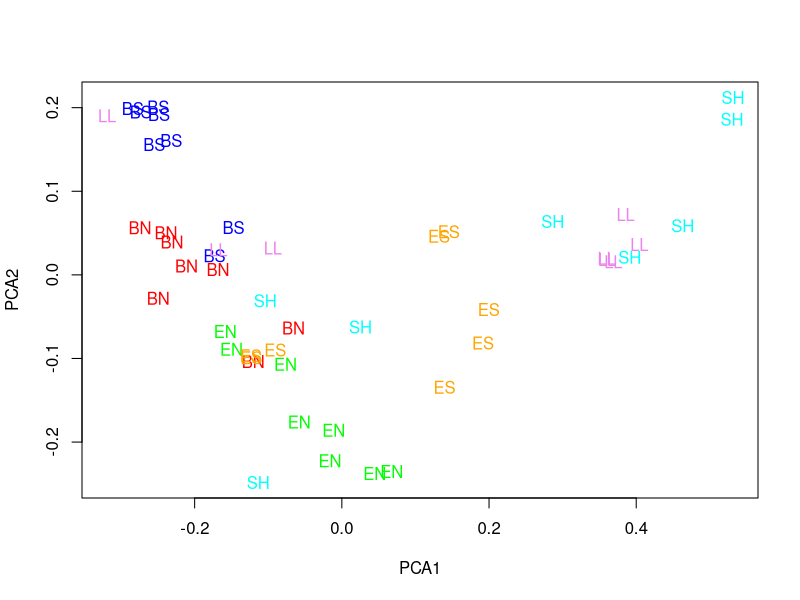
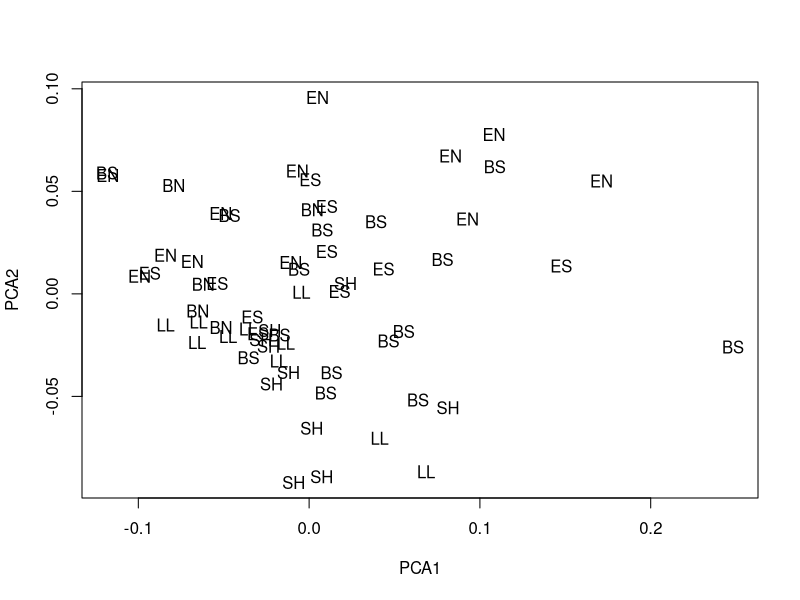
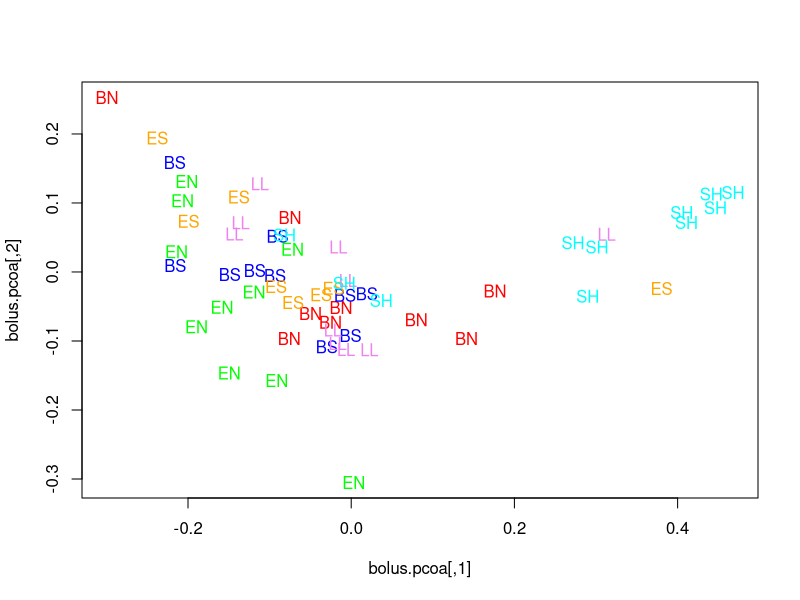

The R source for these figures, in order: (Note: this script raises an error after producing the figures.)
#This script looks at the differences in tree swallow chick fatty acids across sites and makes comparisons to bolus fatty acids, bug FAs, and seston FAs - script looks at seasonal trends in PUFAs in the seston, in the bugs and in birds.  Also does PCA to see if bugs, primary production, and birds all have similar FA profiles
#PTK 24 May 2014

library(vegan)

#load all fatty acid data
#load TS chick FA data
setwd('~/bugEmergenceProject')
chick.fa<-read.csv('tsFAs.csv')

#load bolus FAs
bolus.fa<-read.csv('bolusFAs.csv')

#load bug FAs
bug.fa<-read.csv('bugFAs_ug_mg.csv')

#load seston FAs
ses.fa<-read.csv('SES63_FAs.csv')

#load chick growth data
chickGrowth<-read.csv('chickGrowth_25Nov2013.csv')

#pcoa with seston data
#This looks at how the FA profiles across all sites and time points are different from each other
ses<-ses.fa[,6:52]
ses<-as.matrix(ses)

ses.dist<-vegdist(ses,method='bray')
ses.pcoa<-cmdscale(ses.dist)

plot(ses.pcoa,pch=19,cex=0,xlab='PCA1',ylab='PCA2',col=c(rep('red',8),rep('blue',8),rep('green',8),rep('orange',8),rep('violet',8),rep('cyan',8)))
text(ses.pcoa[,1],ses.pcoa[,2],ses.fa[,2],col=c(rep('red',8),rep('blue',8),rep('green',8),rep('orange',8),rep('violet',8),rep('cyan',8))) #It looks like there is strong grouping by river (ILR v UMR v Em.)

anosim(ses.dist,grouping=ses.fa[,2]) #sig. = 0.001

#Now try this with bird FA data
chickFA<-chick.fa[,as.numeric(c(17:63))]
chickFA<-as.matrix(chickFA)

chick.dist<-vegdist(chickFA,method='bray')
chick.pcoa<-cmdscale(chick.dist)

plot(chick.pcoa,cex=0,xlab='PCA1',ylab='PCA2') #No real grouping by site
text(chick.pcoa[,1],chick.pcoa[,2],chick.fa$Site_Abbrev)

summary(anosim(chick.dist,grouping=chick.fa$Site_Abbrev)) #significance = 0.001

#PCA with bolus data
bolusFA<-as.matrix(bolus.fa[,6:48])

bolus.dist<-vegdist(bolusFA)
bolus.pcoa<-cmdscale(bolus.dist)

plot(bolus.pcoa,cex=0)
text(bolus.pcoa[,1],bolus.pcoa[,2],bolus.fa$Site_Abbrev,col=c(rep('red',nrow(bolus.fa[bolus.fa$Site_Abbrev=='BN',])),rep('blue',nrow(bolus.fa[bolus.fa$Site_Abbrev=='BS',])),rep('green',nrow(bolus.fa[bolus.fa$Site_Abbrev=='EN',])),rep('orange',nrow(bolus.fa[bolus.fa$Site_Abbrev=='ES',])),rep('violet',nrow(bolus.fa[bolus.fa$Site_Abbrev=='LL',])),rep('cyan',nrow(bolus.fa[bolus.fa$Site_Abbrev=='SH',]))))

#Compare chick growth to fatty acids in bolus as well as in livers and seston FA concentration
#calculate averages for pufa, omega 3, epa, dha
#First, calculate average chick growth by site
chick.growth<-tapply(chickGrowth$Growth..g.d.,chickGrowth$Site_Abreviation,mean,na.rm=T)[-1] #calculate mean chick growth

#calculate average PUFA, epa, w3, and dha for bolus
avgBolus.pufa<-tapply(bolus.fa$PUFA,bolus.fa$Site_Abbrev,mean,na.rm=T)
seBolus.pufa<-tapply(bolus.fa$PUFA,bolus.fa$Site_Abbrev,std.error,na.rm=T)
avgBolus.epa<-tapply(bolus.fa$C22_5n3c,bolus.fa$Site_Abbrev,mean,na.rm=T)
seBolus.epa<-tapply(bolus.fa$C22_5n3c,bolus.fa$Site_Abbrev,std.error,na.rm=T)
avgBolus.w3<-tapply(bolus.fa$Omega3,bolus.fa$Site_Abbrev,mean,na.rm=T)
seBolus.w3<-tapply(bolus.fa$Omega3,bolus.fa$Site_Abbrev,std.error,na.rm=T)
avgBolus.dha<-tapply(bolus.fa$C22_6n3,bolus.fa$Site_Abbrev,mean,na.rm=T)
seBolus.dha<-tapply(bolus.fa$C22_6n3,bolus.fa$Site_Abbrev,std.error,na.rm=T)
plot(avgBolus.pufa,chick.growth)
summary(lm(chick.growth~avgBolus.pufa)) #r2=0.89 p=0.007

#do the same for TS chicks
avgChick.pufa<-tapply(chick.fa$PUFA,chick.fa$Site_Abbrev,mean,na.rm=T)
seChick.pufa<-tapply(chick.fa$PUFA,chick.fa$Site_Abbrev,std.error,na.rm=T)
avgChick.epa<-tapply(chick.fa$C22_5n3c,chick.fa$Site_Abbrev,mean,na.rm=T)
seChick.epa<-tapply(chick.fa$C22_5n3c,chick.fa$Site_Abbrev,std.error,na.rm=T)
avgChick.w3<-tapply(chick.fa$Omega3,chick.fa$Site_Abbrev,mean,na.rm=T)
seChick.w3<-tapply(chick.fa$Omega3,chick.fa$Site_Abbrev,std.error,na.rm=T)
avgChick.dha<-tapply(chick.fa$C22_6n3,chick.fa$Site_Abbrev,mean,na.rm=T)
seChick.dha<-tapply(chick.fa$C22_6n3,chick.fa$Site_Abbrev,std.error,na.rm=T)
plot(avgChick.pufa,chick.growth) #no relationship

#do the same for seston
avgSes.pufa<-tapply(ses.fa$PUFA,ses.fa$Site_Abbrev,mean,na.rm=T)
seSes.pufa<-tapply(ses.fa$PUFA,ses.fa$Site_Abbrev,std.error,na.rm=T)
avgSes.epa<-tapply(ses.fa$C22_5n3c,ses.fa$Site_Abbrev,mean,na.rm=T)
seSes.epa<-tapply(ses.fa$C22_5n3c,ses.fa$Site_Abbrev,std.error,na.rm=T)
avgSes.w3<-tapply(ses.fa$Omega3,ses.fa$Site_Abbrev,mean,na.rm=T)
seSes.w3<-tapply(ses.fa$Omega3,ses.fa$Site_Abbrev,std.error,na.rm=T)
avgSes.dha<-tapply(ses.fa$C22_6n3,ses.fa$Site_Abbrev,mean,na.rm=T)
seSes.dha<-tapply(ses.fa$C22_6n3,ses.fa$Site_Abbrev,std.error,na.rm=T)
plot(avgSes.pufa,chick.growth)
summary(lm(chick.growth~avgSes.pufa)) #r2=0.43 p=0.154 slope = -0.0088


#makes bar graphs of average PUFA, EPA, DHA, ALA, ARA, and LIN for seston, boli, and birds

#Barplot of comparisons among seston, bolus, and bird fatty acids
#start with PUFAs
pufa.table<-data.frame(avgSes.pufa,avgBolus.pufa,avgChick.pufa)
pufa.table<-t(pufa.table)
se.pufa.table<-data.frame(seSes.pufa,seBolus.pufa,seChick.pufa)
se.pufa.table<-t(se.pufa.table)
w3.table<-data.frame(avgSes.w3,avgBolus.w3,avgChick.w3)
w3.table<-t(w3.table)
se.w3.table<-data.frame(seSes.w3,seBolus.w3,seChick.w3)
se.w3.table<-t(se.w3.table)
epa.table<-data.frame(avgSes.epa,avgBolus.epa,avgChick.epa)
epa.table<-t(epa.table)
se.epa.table<-data.frame(seSes.epa,seBolus.epa,seChick.epa)
se.epa.table<-t(se.epa.table)
dha.table<-data.frame(avgSes.dha,avgBolus.dha,avgChick.dha)
dha.table<-t(dha.table)
se.dha.table<-data.frame(seSes.dha,seBolus.dha,seChick.dha)
se.dha.table<-t(se.dha.table)


#calculate all of the above in % total fatty acids by dividing concentration by total fatty acids column - make a new data frame for each
#seston
ses.ptfa<-c()
for(i in 6:57){
	ses.ptfa<-cbind(ses.ptfa,(ses.fa[,i]/ses.fa[,58])*100)
}
colnames(ses.ptfa)=colnames(ses.fa[6:57])
ses.ptfa<-cbind(ses.fa[,1:5],ses.ptfa)
#bugs
bug.ptfa<-c()
for(i in 5:29){
	bug.ptfa<-cbind(bug.ptfa,(bug.fa[,i]/bug.fa[,30])*100)
}
colnames(bug.ptfa)<-colnames(bug.fa[5:29])
bug.ptfa<-cbind(bug.fa[,1:4],bug.ptfa)
#bolus
bolus.ptfa<-c()
for(i in 6:53){
	bolus.ptfa<-cbind(bolus.ptfa,(bolus.fa[,i]/bolus.fa[,54])*100)
}
colnames(bolus.ptfa)<-colnames(bolus.fa[6:53])
bolus.ptfa<-cbind(bolus.fa[,1:5],bolus.ptfa)
#TS chicks
chick.ptfa<-c()
for(i in 17:68){
	chick.ptfa<-cbind(chick.ptfa,(chick.fa[,i]/chick.fa[,69])*100)
}
colnames(chick.ptfa)<-colnames(chick.fa[17:68])
chick.ptfa<-cbind(chick.fa[,1:17],chick.ptfa)

#Calculate averages similar to above
#calculate average PUFA, epa, w3, and dha for bolus
avgBolus.pufa<-tapply(bolus.ptfa$PUFA,bolus.ptfa$Site_Abbrev,mean,na.rm=T)
seBolus.pufa<-tapply(bolus.ptfa$PUFA,bolus.ptfa$Site_Abbrev,std.error,na.rm=T)
avgBolus.epa<-tapply(bolus.ptfa$C22_5n3c,bolus.ptfa$Site_Abbrev,mean,na.rm=T)
seBolus.epa<-tapply(bolus.ptfa$C22_5n3c,bolus.ptfa$Site_Abbrev,std.error,na.rm=T)
avgBolus.w3<-tapply(bolus.ptfa$Omega3,bolus.ptfa$Site_Abbrev,mean,na.rm=T)
seBolus.w3<-tapply(bolus.ptfa$Omega3,bolus.ptfa$Site_Abbrev,std.error,na.rm=T)
avgBolus.dha<-tapply(bolus.ptfa$C22_6n3,bolus.ptfa$Site_Abbrev,mean,na.rm=T)
seBolus.dha<-tapply(bolus.ptfa$C22_6n3,bolus.ptfa$Site_Abbrev,std.error,na.rm=T)

#do the same for TS chicks
avgChick.pufa<-tapply(chick.ptfa$PUFA,chick.ptfa$Site_Abbrev,mean,na.rm=T)
seChick.pufa<-tapply(chick.ptfa$PUFA,chick.ptfa$Site_Abbrev,std.error,na.rm=T)
avgChick.epa<-tapply(chick.ptfa$C22_5n3c,chick.ptfa$Site_Abbrev,mean,na.rm=T)
seChick.epa<-tapply(chick.ptfa$C22_5n3c,chick.ptfa$Site_Abbrev,std.error,na.rm=T)
avgChick.w3<-tapply(chick.ptfa$Omega3,chick.ptfa$Site_Abbrev,mean,na.rm=T)
seChick.w3<-tapply(chick.ptfa$Omega3,chick.ptfa$Site_Abbrev,std.error,na.rm=T)
avgChick.dha<-tapply(chick.ptfa$C22_6n3,chick.ptfa$Site_Abbrev,mean,na.rm=T)
seChick.dha<-tapply(chick.ptfa$C22_6n3,chick.ptfa$Site_Abbrev,std.error,na.rm=T)

#do the same for seston
avgSes.pufa<-tapply(ses.ptfa$PUFA,ses.ptfa$Site_Abbrev,mean,na.rm=T)
seSes.pufa<-tapply(ses.ptfa$PUFA,ses.ptfa$Site_Abbrev,std.error,na.rm=T)
avgSes.epa<-tapply(ses.ptfa$C22_5n3c,ses.ptfa$Site_Abbrev,mean,na.rm=T)
seSes.epa<-tapply(ses.ptfa$C22_5n3c,ses.ptfa$Site_Abbrev,std.error,na.rm=T)
avgSes.w3<-tapply(ses.ptfa$Omega3,ses.ptfa$Site_Abbrev,mean,na.rm=T)
seSes.w3<-tapply(ses.ptfa$Omega3,ses.ptfa$Site_Abbrev,std.error,na.rm=T)
avgSes.dha<-tapply(ses.ptfa$C22_6n3,ses.ptfa$Site_Abbrev,mean,na.rm=T)
seSes.dha<-tapply(ses.ptfa$C22_6n3,ses.ptfa$Site_Abbrev,std.error,na.rm=T)

#Also do it for all bugs, irregardless of taxa
avgBug.pufa<-tapply(bug.ptfa$PUFA,bug.ptfa$Site_Abbrev,mean,na.rm=T)
seBug.pufa<-tapply(bug.ptfa$PUFA,bug.ptfa$Site_Abbrev,std.error,na.rm=T)
avgBug.epa<-tapply(bug.ptfa$C22_5n3c,bug.ptfa$Site_Abbrev,mean,na.rm=T)
seBug.epa<-tapply(bug.ptfa$C22_5n3c,bug.ptfa$Site_Abbrev,std.error,na.rm=T)
avgBug.dha<-tapply(bug.ptfa$DHAC22_6n3,bug.ptfa$Site_Abbrev,mean,na.rm=T)
seBug.dha<-tapply(bug.ptfa$DHAC22_6n3,bug.ptfa$Site_Abbrev,std.error,na.rm=T)
avgBug.w3<-tapply(bug.ptfa$Omega3,bug.ptfa$Site_Abbrev,mean,na.rm=T)
seBug.w3<-tapply(bug.ptfa$Omega3,bug.ptfa$Site_Abbrev,std.error,na.rm=T)

#Barplot of comparisons among seston, bolus, and bird fatty acids
#start with PUFAs ----- this time with percent fatty acids
pufa.table<-data.frame(avgSes.pufa,avgBug.pufa,avgBolus.pufa,avgChick.pufa)
pufa.table<-t(pufa.table)
se.pufa.table<-data.frame(seSes.pufa,seBug.pufa,seBolus.pufa,seChick.pufa)
se.pufa.table<-t(se.pufa.table)
w3.table<-data.frame(avgSes.w3,avgBug.w3,avgBolus.w3,avgChick.w3)
w3.table<-t(w3.table)
se.w3.table<-data.frame(seSes.w3,seBug.w3,seBolus.w3,seChick.w3)
se.w3.table<-t(se.w3.table)
epa.table<-data.frame(avgSes.epa,avgBug.epa,avgBolus.epa,avgChick.epa)
epa.table<-t(epa.table)
se.epa.table<-data.frame(seSes.epa,seBug.epa,seBolus.epa,seChick.epa)
se.epa.table<-t(se.epa.table)
dha.table<-data.frame(avgSes.dha,avgBug.dha,avgBolus.dha,avgChick.dha)
dha.table<-t(dha.table)
se.dha.table<-data.frame(seSes.dha,seBug.dha,seBolus.dha,seChick.dha)
se.dha.table<-t(se.dha.table)


####<------------------------------------------------------>####

#Look at transfer of bacterial fatty acids seston, bolus, and birds
#Seston first
avgSes.c15i<-tapply(ses.fa$C15_0i,ses.fa$Site_Abbrev,mean,na.rm=T)
seSes.c15i<-tapply(ses.fa$C15_0i,ses.fa$Site_Abbrev,std.error,na.rm=T)
avgSes.c15ai<-tapply(ses.fa$C15ai,ses.fa$Site_Abbrev,mean,na.rm=T)
seSes.c15ai<-tapply(ses.fa$C15ai,ses.fa$Site_Abbrev,std.error,na.rm=T)
avgSes.c15<-tapply(ses.fa$C15_0,ses.fa$Site_Abbrev,mean,na.rm=T)
seSes.c15<-tapply(ses.fa$C15_0,ses.fa$Site_Abbrev,std.error,na.rm=T)
avgSes.c151<-tapply(ses.fa$C15_1,ses.fa$Site_Abbrev,mean,na.rm=T)
seSes.c151<-tapply(ses.fa$C15_1,ses.fa$Site_Abbrev,std.error,na.rm=T)
avgSes.c17<-tapply(ses.fa$C17_0,ses.fa$Site_Abbrev,mean,na.rm=T)
seSes.c17<-tapply(ses.fa$C17_0,ses.fa$Site_Abbrev,std.error,na.rm=T)

#Bolus
avgBolus.c15i<-tapply(bolus.fa$C15_0i,bolus.fa$Site_Abbrev,mean,na.rm=T)
seBolus.c15i<-tapply(bolus.fa$C15_0i,bolus.fa$Site_Abbrev,std.error,na.rm=T)
avgBolus.c15ai<-tapply(bolus.fa$C15ai,bolus.fa$Site_Abbrev,mean,na.rm=T)
seBolus.c15ai<-tapply(bolus.fa$C15ai,bolus.fa$Site_Abbrev,std.error,na.rm=T)
avgBolus.c15<-tapply(bolus.fa$C15_0,bolus.fa$Site_Abbrev,mean,na.rm=T)
seBolus.c15<-tapply(bolus.fa$C15_0,bolus.fa$Site_Abbrev,std.error,na.rm=T)
avgBolus.c151<-tapply(bolus.fa$C15_1,bolus.fa$Site_Abbrev,mean,na.rm=T)
seBolus.c151<-tapply(bolus.fa$C15_1,bolus.fa$Site_Abbrev,std.error,na.rm=T)
avgBolus.c17<-tapply(bolus.fa$C17_0,bolus.fa$Site_Abbrev,mean,na.rm=T)
seBolus.c17<-tapply(bolus.fa$C17_0,bolus.fa$Site_Abbrev,std.error,na.rm=T)

#Birds
avgChick.c15i<-tapply(chick.fa$C15_0i,chick.fa$Site_Abbrev,mean,na.rm=T)
seChick.c15i<-tapply(chick.fa$C15_0i,chick.fa$Site_Abbrev,std.error,na.rm=T)
avgChick.c15ai<-tapply(chick.fa$C15ai,chick.fa$Site_Abbrev,mean,na.rm=T)
seChick.c15ai<-tapply(chick.fa$C15ai,chick.fa$Site_Abbrev,std.error,na.rm=T)
avgChick.c15<-tapply(chick.fa$C15_0,chick.fa$Site_Abbrev,mean,na.rm=T)
seChick.c15<-tapply(chick.fa$C15_0,chick.fa$Site_Abbrev,std.error,na.rm=T)
avgChick.c151<-tapply(chick.fa$C15_1,chick.fa$Site_Abbrev,mean,na.rm=T)
seChick.c151<-tapply(chick.fa$C15_1,chick.fa$Site_Abbrev,std.error,na.rm=T)
avgChick.c17<-tapply(chick.fa$C17_0,chick.fa$Site_Abbrev,mean,na.rm=T)
seChick.c17<-tapply(chick.fa$C17_0,chick.fa$Site_Abbrev,std.error,na.rm=T)

c15i.table<-data.frame(avgSes.c15i,avgBolus.c15i,avgChick.c15i)
c15i.table<-t(c15i.table)
se.c15i.table<-data.frame(seSes.c15i,seBolus.c15i,seChick.c15i)
se.c15i.table<-t(se.c15i.table)
c15ai.table<-data.frame(avgSes.c15ai,avgBolus.c15ai,avgChick.c15ai)
c15ai.table<-t(c15ai.table)
se.c15ai.table<-data.frame(seSes.c15ai,seBolus.c15ai,seChick.c15ai)
se.c15ai.table<-t(se.c15ai.table)
c15.table<-data.frame(avgSes.c15,avgBolus.c15,avgChick.c15)
c15.table<-t(c15.table)
se.c15.table<-data.frame(seSes.c15,seBolus.c15,seChick.c15)
se.c15.table<-t(se.c15.table)
c151.table<-data.frame(avgSes.c151,avgBolus.c151,avgChick.c151)
c151.table<-t(c151.table)
se.c151.table<-data.frame(seSes.c151,seBolus.c151,seChick.c151)
se.c151.table<-t(se.c151.table)
c17.table<-data.frame(avgSes.c17,avgBolus.c17,avgChick.c17)
c17.table<-t(c17.table)
se.c17.table<-data.frame(seSes.c17,seBolus.c17,seChick.c17)
se.c17.table<-t(se.c17.table)
